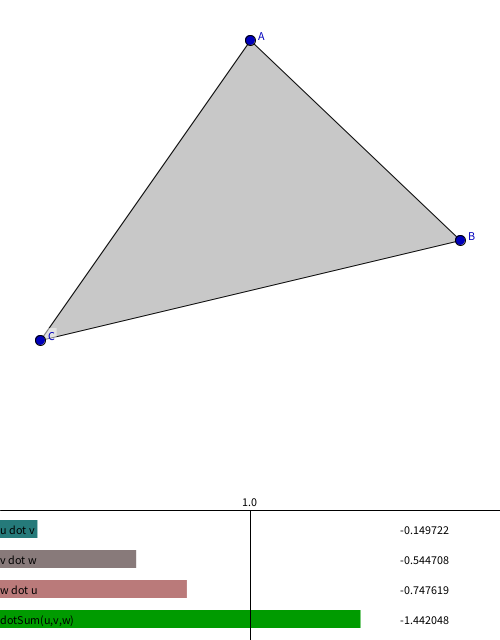
Frame 1 (no input)
Frame 60 (the mouse pressed at the canvas centre just before this capture): identical to frame 1, image omitted
Frame 120 (the mouse held since frame 60 and released just before this capture): identical to frame 1, image omitted

The Processing sketch that drew this single still picture (run headless with seeded random() and noise(); from frame 60 on, the mouse is pressed at the canvas centre):

// Processing sketch: processing_126533
// ── processing_126533.pde

/**
 * DotProductSums2.pde
 * original by <a href="http://www.jackkern.com/processing">Jack Kern</a>
 * usage of PVector by Toni Holzer   
 * <p>
 * DotProductSums lets the user move the vertices of a triangle around
 * and visibly see the dot product of the adjacent edges, as well as
 * the sum of all three dot products.
 * </p>
 */
// tags: dot, math, demo, triangle, vector, dot sum

PVector   selPt  = null;
PVector[] points = new PVector[3];
int w2 = 250;
int h2 = 500;
String[] pointNames = {"A","B","C"};
String[] vectorNames = {"u","v","w"};
//----------------------------------------------------------
void setup()
{
  size(500, 640);
  points[0] = new PVector(width/2, 40);
  points[1] = new PVector(width-40, 240);
  points[2] = new PVector(40, 340);
  //smooth();
  w2 = width/2;
  h2 = height - 130;
}
//----------------------------------------------------------
void draw()
{
  background(255);
  stroke(0);
  fill(200);
/* 
  beginShape(TRIANGLE);
  for (PVector v: points)
    vertex(v.x, v.y);
  endShape();
*/  
  triangle(points[0].x, points[0].y, points[1].x, points[1].y, points[2].x, points[2].y);

  int index = 0;
  float dotSum = 0;
  for (PVector v: points)
  {
    // First clear the area that will be behind the points name
    noStroke();
    fill(255,122);
    String name = " " + pointNames[index] + " ";
    rect(v.x + 3, v.y - 12, textWidth(name) + 2, 16 );    

    // Color red when not selected, blue when selected
    if (selPt == v) fill(188, 0, 0);  // selected ?
    else            fill(0, 0, 188);

    // Draw the point
    stroke(0);
    ellipse(v.x, v.y, 10, 10);

    // draw the point name
    noStroke();
    text(name, v.x + 6, v.y);
  
    // draw dot value
    int i2 = (index+1) % 3;
    int i3 = (i2+1) % 3;
    PVector a = PVector.sub(points[index], points[i2]);
    PVector b = PVector.sub(points[i3], points[index]);
    name = vectorNames[index] + " dot " + vectorNames[i2];
    dotSum += drawDot(name, index*30+10, a, b);
    ++index;
  }
  fill(0, 155, 0);
  drawBar("dotSum(u,v,w)", h2+ 3*30+10, dotSum);

  stroke(0);
  line(0, h2, width, h2);
  line(w2, h2, w2, height);

  fill(0);
  text("1.0", w2-8, h2-4);
}
//----------------------------------------------------------
float drawDot(String txt, int x, PVector v0, PVector v1)
{
  v0.normalize();
  v1.normalize();
  float dotProduct = v0.dot(v1);
  fill(abs(dotProduct * width/2), 122,122);
  drawBar(txt, h2+x, dotProduct);
  return dotProduct;
}
//----------------------------------------------------------
void drawBar(String txt, int y, float value)
{
  noStroke();
  rect(0, y, abs(value * width/2), 18);
  fill(0);
  text (txt, 0, y+14);
  text (nf(value,0,6), width - 100, y+14);
}
//----------------------------------------------------------
void mousePressed()     //  select close point
{ 
  float minDist = 999;
  for (PVector point: points)
  {
    float dist = sq (point.x - mouseX) + sq(point.y - mouseY);
    if (dist < 222.0)
      if (dist < minDist)
      { selPt = point;
        minDist = dist;
      }
  }
}
//----------------------------------------------------------
void mouseReleased() 
{ 
  selPt = null;   // clear selection
}
//----------------------------------------------------------
void mouseDragged() 
{ 
  if ( selPt != null )
    selPt.set( mouseX, mouseY, 0);  //  drag selection
}
//----------------------------------------------------------
void keyPressed() 
{ 
  if (key == 's') save("DotProductSums2.png");
}
